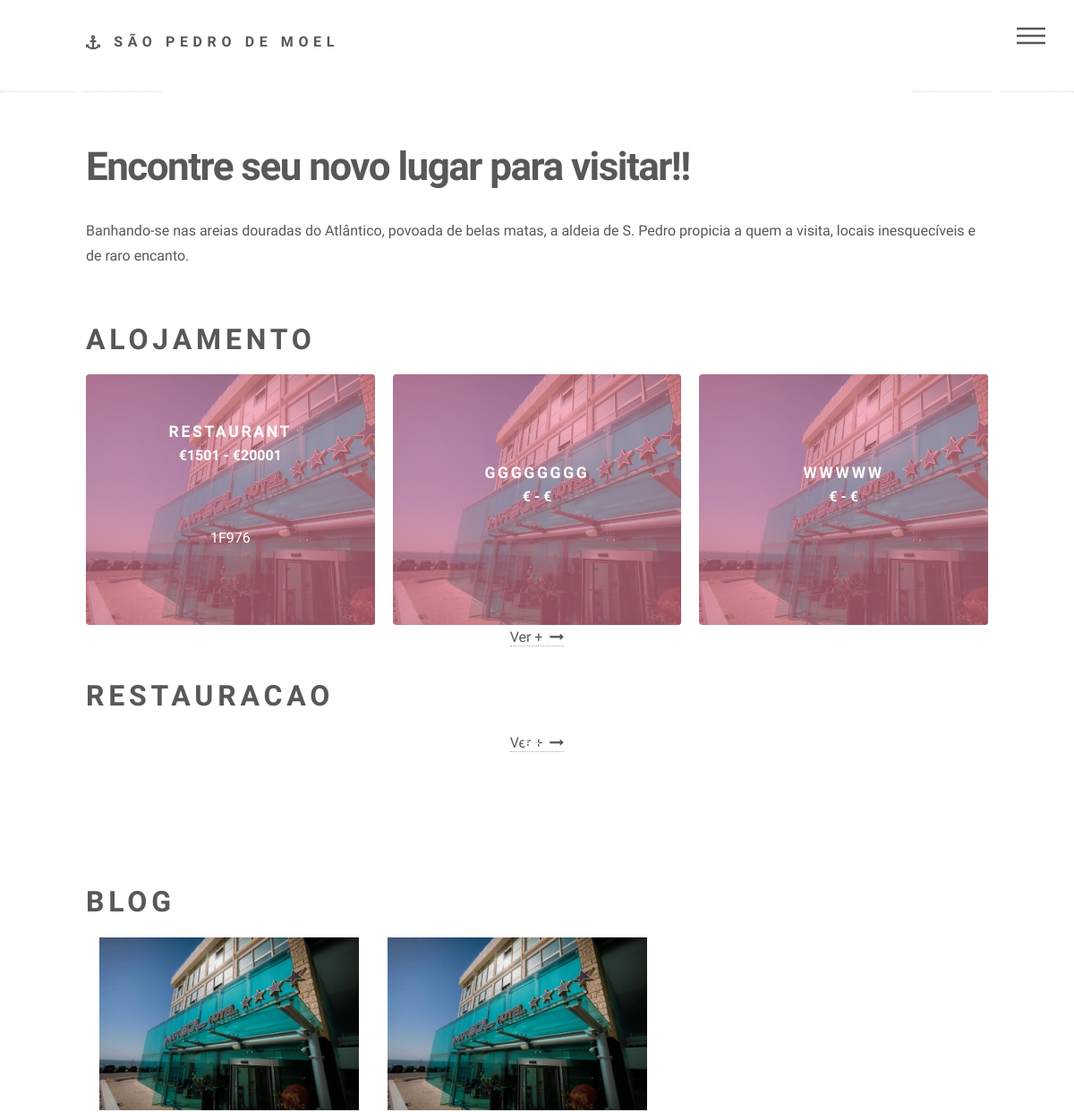
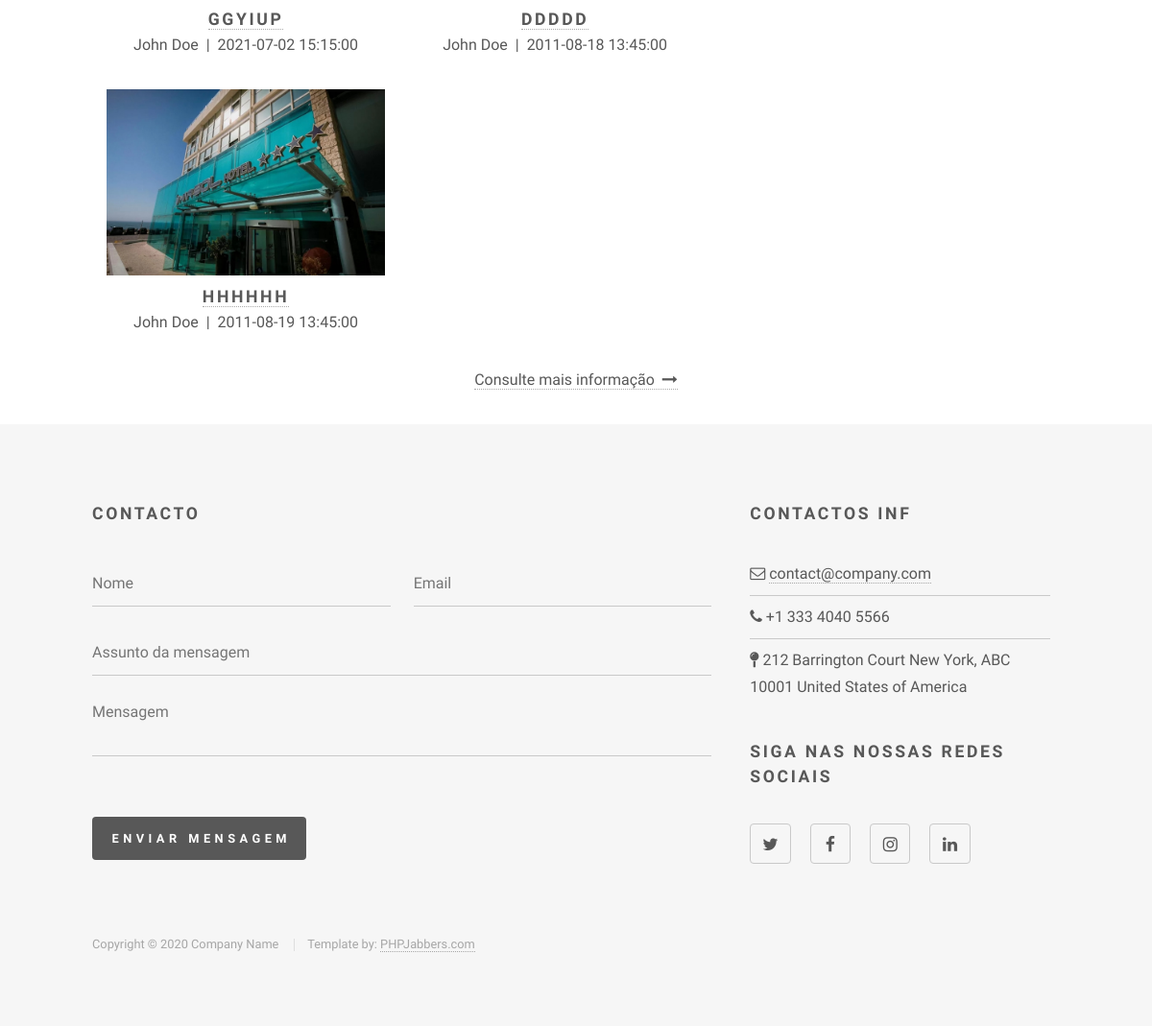
The page / on the database its author committed (2 pictures, top to bottom).
### tables this page shows
CREATE TABLE `estabelecimentos`  (
  `estabelecimentoId` int(11) NOT NULL AUTO_INCREMENT,
  `estabelecimentoNome` varchar(255) NOT NULL,
  `estabelecimentoDescricao` text NULL,
  `estabelecimentoMorada` varchar(255) NOT NULL,
  `estabelecimentoTelefone` varchar(255) NOT NULL,
  `estabelecimentoEmail` varchar(255) NOT NULL,
  `estabelecimentoLatitude` varchar(45) NULL DEFAULT NULL,
  `estabelecimentoLongitude` varchar(45) NULL DEFAULT NULL,
  `estabelecimentoURL` varchar(45) NULL DEFAULT NULL,
  `estabelecimentoPrecoMin` varchar(45) NULL DEFAULT NULL,
  `estabelecimentoPrecoMax` varchar(45) NULL DEFAULT NULL,
  `estabelecimentoCategoriaId` int(11) NULL DEFAULT NULL,
  `estabelecimentoInfoCatog` longtext NOT NULL,
  PRIMARY KEY (`estabelecimentoId`) USING BTREE,
  INDEX `fk_estabelecimentos_categorias1_idx`(`estabelecimentoCategoriaId`) USING BTREE,
  CONSTRAINT `fk_estabelecimentos_categorias1` FOREIGN KEY (`estabelecimentoCategoriaId`) REFERENCES `categorias` (`categoriaId`) ON DELETE NO ACTION ON UPDATE NO ACTION
);

CREATE TABLE `categorias`  (
  `categoriaId` int(11) NOT NULL AUTO_INCREMENT,
  `categoriaNome` varchar(45) NOT NULL,
  `categoriaDestaque` enum('sim','nao') NOT NULL DEFAULT 'nao',
  `categoriaPaginaRelacionada` longtext NULL,
  PRIMARY KEY (`categoriaId`) USING BTREE
);

CREATE TABLE `noticias`  (
  `noticiaId` int(11) NOT NULL AUTO_INCREMENT,
  `noticiaTitulo` mediumtext NOT NULL,
  `noticiaURL` mediumtext NULL,
  `noticiaData` date NULL DEFAULT NULL,
  `noticiaDescricao` longtext NULL,
  `noticiaURLFundo` mediumtext NULL,
  `noticiasH` time NULL DEFAULT NULL,
  PRIMARY KEY (`noticiaId`) USING BTREE
);

### index.php (the view, shortened to what this page needs)
<?php
include_once('includes\functions.php');
topind();
?>
<div id="main">
    <div id="carouselExampleIndicators" class="carousel slide" data-ride="carousel">
        <a class="carousel-control-prev" href="#carouselExampleIndicators" role="button"
           data-slide="prev">
            <span class="carousel-control-prev-icon" aria-hidden="true"></span>
        </a>
        <a class="carousel-control-next" href="#carouselExampleIndicators" role="button"
           data-slide="next">
            <span class="carousel-control-next-icon" aria-hidden="true"></span>
        </a>
    </div>
    <br>
    <br>
    <div class="inner">
        <header id="inner">
            <h1>Encontre seu novo lugar para visitar!!</h1>
            <p> Banhando-se nas areias douradas do Atlântico, povoada de belas matas, a
                aldeia de S. Pedro propicia a quem a visita, locais inesquecíveis e de
                raro encanto.</p>
        </header>
        <br>
        <?php
        $con = mysqli_connect("localhost", "root", "", "pap2021saopedro");
        $con->set_charset("utf-8");
        $sql = "SELECT *
                                                from categorias inner join estabelecimentos on categoriaId=estabelecimentoCategoriaId
                                                    where categoriaDestaque='sim' group by categoriaId limit 6" ;
        $resultadoCat = mysqli_query($con, $sql);
        ?>
        <?php
        while ($dadosCat = mysqli_fetch_array($resultadoCat) )  {
            $sql="Select * from estabelecimentos where estabelecimentoCategoriaId=".$dadosCat['categoriaId'];
            $resultadoEst=mysqli_query($con,$sql);
            ?>
            <h2 class="h2"><?php echo $dadosCat['categoriaNome'] ?></h2>
            <section class="tiles">
                <?php
                while ($dadosEst = mysqli_fetch_array($resultadoEst) )
                {
                    ?>
                    <article class="style1">
                                                            <span class="image">
                                                                <img style="width: 420px" src="<?php echo $dadosEst['estabelecimentoURL'] ?>" alt=""/>
                                                            </span>
                        <a href="alojamentoInfo.php?id=<?php echo $dadosEst['estabelecimentoId'] ?>">
                            <h2><?php echo $dadosEst['estabelecimentoNome'] ?></h2>
                            <p><strong>€<?php echo $dadosEst['estabelecimentoPrecoMin'] ?> - €<?php echo $dadosEst['estabelecimentoPrecoMax'] ?></strong></p>
                            <p>
                                <small>
                            <?php
                          echo $dadosEst['estabelecimentoInfoCatog'];
                            ?>
                                </small>
                            </p>
                        </a>
                    </article>
                    <?php
                }?>
            </section>
            <p class="text-center"><a  href=" <?php echo $dadosCat['categoriaPaginaRelacionada'] ?>">Ver + &nbsp;<i
                        class="fa fa-long-arrow-right"></i></a></p>
            <?php
        }
        ?>
        <br>
        <br>
        <br>
        <br>
        <h2 class="h2">Blog</h2>
        <div class="col-9">
            <div class="row">
                <?php
                $con = mysqli_connect("localhost", "root", "", "pap2021saopedro");
                $sql = "SELECT * from noticias limit 3";
                $resultado = mysqli_query($con, $sql);
                ?>
                <?php
                while ($dados = mysqli_fetch_array($resultado)) {
                    ?>
                    <div class="col-sm-5 text-center" >
                        <img src="<?php echo $dados ['noticiaURL'] ?>" class="img-fluid" alt=""/>
                        <h2 class="m-n"><a href="noticiaInfo.php?id=<?php echo $dados  ['noticiaId'] ?>"><?php echo $dados  ['noticiaTitulo'] ?></a></h2>
                        <p> John Doe &nbsp;|&nbsp; <?php echo $dados  ['noticiaData'] ?> <?php echo $dados  ['noticiasH'] ?> </p>
                    </div>
<br>
                    <?php
                }?>
            </div>
        </div>
        <p class="text-center"><a href="noticias.php">Consulte mais informação &nbsp;<i
                    class="fa fa-long-arrow-right"></i></a></p>
    </div>
</div>
<?php
footerind();
?>

### includes/functions.php (shortened to what this page needs)
<?php
function topind(){
?>
<!DOCTYPE HTML>
<html>
<head>
    <link rel="stylesheet" href="assets/bootstrap/css/bootstrap.min.css"/>
    <link rel="stylesheet" href="assets/css/main.css"/>
</head>
<body class="is-preload">
<div id="wrapper">
    <header id="header">
        <div class="inner">
            <a href="index.php" class="logo">
                <span class="fa fa-anchor"></span> <span class="title">São Pedro de Moel </span>
            </a>
            <nav>
                <ul>
                    <li><a href="#menu">Menu</a></li>
                </ul>
            </nav>
        </div>
    </header>
    <?php
    }
    ?>
    <?php
    function footerind(){
    ?>
    <footer id="footer">
        <div class="inner">
            <section>
                <h2>Contacto</h2>
                <form method="post" action="#">
                    <div class="fields">
                        <div class="field half">
                            <input type="text" name="name" id="name" placeholder="Nome"/>
                        </div>
                        <div class="field half">
                            <input type="text" name="email" id="email" placeholder="Email"/>
                        </div>
                        <div class="field">
                            <input type="text" name="subject" id="subject"
                                   placeholder="Assunto da mensagem"/>
                        </div>
                        <div class="field">
                            <textarea name="message" id="message" rows="3"
                                      placeholder="Mensagem"></textarea>
                        </div>
                        <div class="field text-right">
                            <label>&nbsp;</label>
                            <ul class="actions">
                                <li><input type="submit" value="Enviar Mensagem"
                                           class="primary"/></li>
                            </ul>
                        </div>
                    </div>
                </form>
            </section>
            <section>
                <h2>Contactos Inf</h2>
                <ul class="alt">
                    <li><span class="fa fa-envelope-o"></span> <a
                                href="#">contact@company.com</a></li>
                    <li><span class="fa fa-phone"></span> +1 333 4040 5566</li>
                    <li><span class="fa fa-map-pin"></span> 212 Barrington Court New York, ABC
                        10001 United States of America
                    </li>
                </ul>
                <h2>Siga nas nossas Redes Sociais</h2>
                <ul class="icons">
                    <li><a href="#" class="icon style2 fa-twitter"></a></li>
                    <li><a href="#" class="icon style2 fa-facebook"></a></li>
                    <li><a href="#" class="icon style2 fa-instagram"><span class="label">Instagram</span></a>
                    </li>
                    <li><a href="#" class="icon style2 fa-linkedin"></a></li>
                </ul>
            </section>
            <ul class="copyright">
                <li>Copyright © 2020 Company Name</li>
                <li>Template by: <a href="https://www.phpjabbers.com/">PHPJabbers.com</a></li>
            </ul>
        </div>
    </footer>
</div>
</body>
</html>
<?php
}
?>

### rows shown on the page
estabelecimentos: estabelecimentoCategoriaId.categoriaNome "ALOJAMENTO", estabelecimentoURL (picture), estabelecimentoNome "RESTAURANT", estabelecimentoPrecoMin "1501", estabelecimentoPrecoMax "20001"
estabelecimentos: estabelecimentoURL (picture), estabelecimentoNome "GGGGGGGG"
estabelecimentos: estabelecimentoURL (picture), estabelecimentoNome "WWWWW"
estabelecimentos: estabelecimentoCategoriaId.categoriaNome "RESTAURACAO"
noticias: noticiaURL (picture), noticiaTitulo "GGYIUP", noticiaData "2021-07-02", noticiasH "15:15:00"
noticias: noticiaURL (picture), noticiaTitulo "DDDDD", noticiaData "2011-08-18", noticiasH "13:45:00"
noticias: noticiaURL (picture), noticiaTitulo "HHHHHH", noticiaData "2011-08-19", noticiasH "13:45:00"
